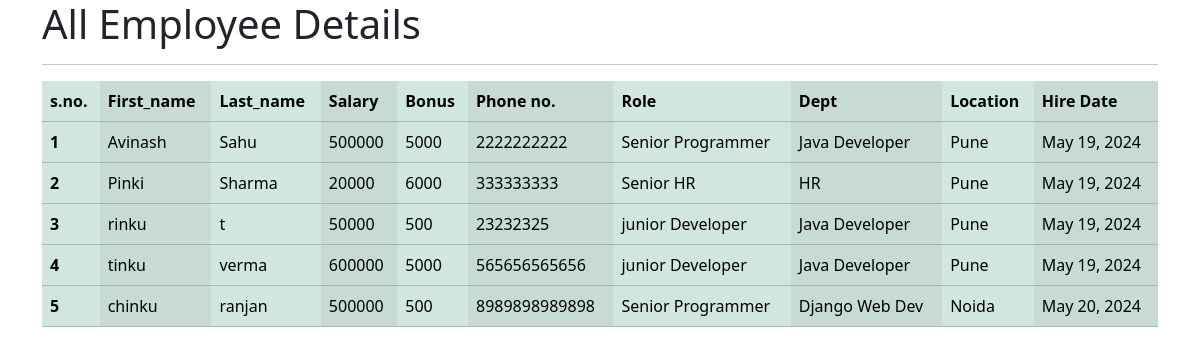
Page /all_emp/ on the committed database.
### emp_app/models.py (models this page shows, shortened)
class Employee(models.Model):
    first_name = models.CharField(max_length = 100, null=False)
    last_name = models.CharField(max_length = 100)
    dept = models.ForeignKey(Department , on_delete= models.CASCADE)
    salary = models.IntegerField(default=0)
    bonus = models.IntegerField(default=0)
    role = models.ForeignKey(Role , on_delete = models.CASCADE)
    phone = models.IntegerField(default=0)
    hire_date = models.DateField()
    def __str__(self):
        return "%s %s %s" %(self.first_name , self.last_name , self.phone)

class Role(models.Model):
    name = models.CharField(max_length = 100, null=False)

class Department(models.Model):
    name = models.CharField(max_length=100 , null =False)
    location = models.CharField(max_length=100)

### emp_app/views.py (the view)
# urls.py: path('all_emp/' , views.all_emp , name='all_emp'),
def all_emp(request):
    emps = Employee.objects.all()
    context = {
        'emps': emps
    }
    print(context)
    return render(request, 'all_emp.html',context)

### template/all_emp.html (shortened to what this page needs)
<!DOCTYPE html>
<html lang="en">
<head>
    <link href="https://cdn.jsdelivr.net/npm/bootstrap@5.3.3/dist/css/bootstrap.min.css" rel="stylesheet">
</head>
<body>
  <div class="container">
    <h1>All Employee Details</h1>
    <hr>
    <table class="table table-success table-striped-columns">
        <thead>
            <tr>
              <th scope="col">s.no.</th>
              <th scope="col">First_name</th>
              <th scope="col">Last_name</th>
              <th scope="col">Salary</th>
              <th scope="col">Bonus</th>
              <th scope="col">Phone no.</th>
              <th scope="col">Role</th>
              <th scope="col">Dept</th>
              <th scope="col">Location</th>
              <th scope="col">Hire Date</th>
            </tr>
          </thead>
          {% for emp in emps %}
        <tbody>
            <tr>
              <th scope="row">{{emp.id}}</th>
              <td>{{emp.first_name}}</td>
              <td>{{emp.last_name}}</td>
              <td>{{emp.salary}}</td>
              <td>{{emp.bonus}}</td>
              <td>{{emp.phone}}</td>
              <td>{{emp.role.name}}</td>
              <td>{{emp.dept.name}}</td>
              <td>{{emp.dept.location}}</td>
              <td>{{emp.hire_date}}</td>
            </tr>
          </tbody>
          {% endfor %}
      </table>
  </div>
</body>
</html>

### rows in the picture
Employee: id "1", first_name "Avinash", last_name "Sahu", salary "500000", bonus "5000", phone "2222222222", role.name "Senior Programmer", dept.name "Java Developer", dept.location "Pune", hire_date "May 19, 2024"
Employee: id "2", first_name "Pinki", last_name "Sharma", salary "20000", bonus "6000", phone "333333333", role.name "Senior HR", dept.name "HR", dept.location "Pune", hire_date "May 19, 2024"
Employee: id "3", first_name "rinku", last_name "t", salary "50000", bonus "500", phone "23232325", role.name "junior Developer", dept.name "Java Developer", dept.location "Pune", hire_date "May 19, 2024"
Employee: id "4", first_name "tinku", last_name "verma", salary "600000", bonus "5000", phone "565656565656", role.name "junior Developer", dept.name "Java Developer", dept.location "Pune", hire_date "May 19, 2024"
Employee: id "5", first_name "chinku", last_name "ranjan", salary "500000", bonus "500", phone "8989898989898", role.name "Senior Programmer", dept.name "Django Web Dev", dept.location "Noida", hire_date "May 20, 2024"
